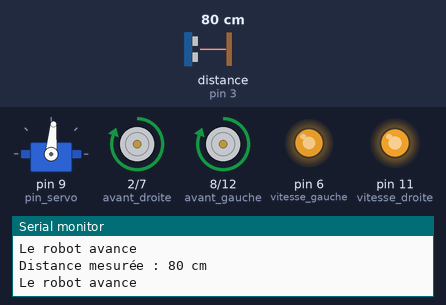
Bench run of a sketch on a simulated Arduino Uno, built with avr-gcc and run on an emulated ATmega328P. Shown: servo, motor-driver pin pairs drawn as motors (green arrow = first pin HIGH = forward, orange = second pin HIGH = backward, longer = more drive), output pins drawn as LEDs (lit = HIGH), the last lines printed to the serial monitor. The test bench sets the inputs (shaded band); at power-on: distance to the obstacle (sensor on pin 3) 80 cm. The echo pulse lasts 58.3 µs per cm.

Above: at 2.2 s.
2.3 s: distance to the obstacle (sensor on pin 3) set to 23 cm
3.8 s: distance to the obstacle (sensor on pin 3) set to 18 cm
At 4.8 s:
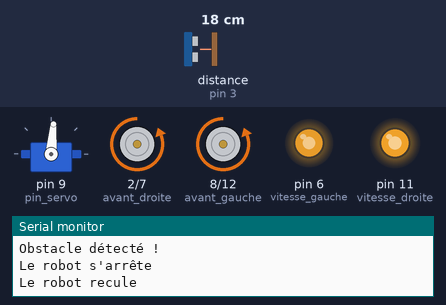
At 5.8 s:
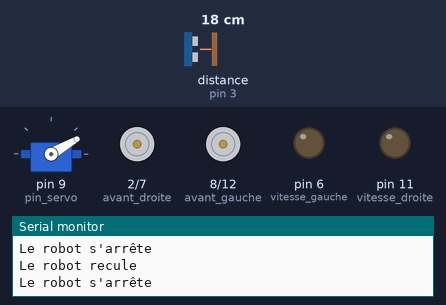
6.8 s: distance to the obstacle (sensor on pin 3) set to 15 cm
At 8.5 s:
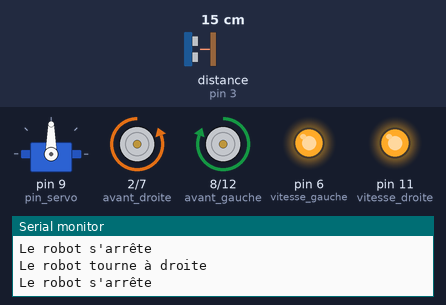
Timing chart, 0 to 18.8 s (numbered marks = the images above; inputs shaded):
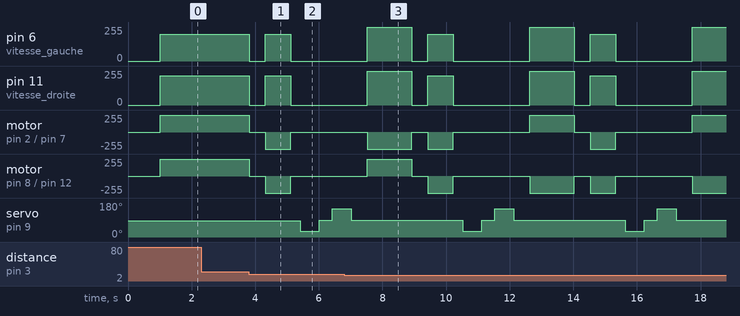

Measured:
- the behaviour switches between 21 and 20 cm on distance to the obstacle (sensor on pin 3) (found by bisection; images 0 and 1)
- the behaviour switches between 18 and 17 cm on distance to the obstacle (sensor on pin 3) (found by bisection; images 2 and 3)
- after the input at 3.8 s, pin 6 (vitesse_gauche): 200/255 → 0/255 at once, → 200/255 0.50 s later, → 0/255 0.80 s later; pin 11 (vitesse_droite): 220/255 → 0/255 at once, → 220/255 0.50 s later, → 0/255 0.80 s later

The sketch:

robot.ino
```cpp
// Robot éviteur d'obstacles pour Arduino Uno
// Compatible avec shield moteur L298N ou similaire

#include <Ultrasonic.h>
#include <Servo.h>
// Définition des pins moteurs
#define vitesse_gauche 6    // Pin PWM pour vitesse moteur gauche
#define avant_gauche 8      // Pin direction avant moteur gauche
#define arriere_gauche 12   // Pin direction arrière moteur gauche (corrigé)
#define vitesse_droite 11   // Pin PWM pour vitesse moteur droite
#define avant_droite 2      // Pin direction avant moteur droite
#define arriere_droite 7    // Pin direction arrière moteur droite (corrigé)

// Définition des pins capteur ultrason
#define pin_trig 4          // Pin trigger du capteur HC-SR04
#define pin_echo 3          // Pin echo du capteur HC-SR04

// Définition du pin servo moteur
#define pin_servo 9         // Pin PWM pour le servo moteur

Servo moteur;
// Initialisation du capteur ultrason
Ultrasonic ultrasonic(pin_trig, pin_echo);

// Variables globales
int vitesse = 200;          // Vitesse des moteurs (0-255 pour Arduino Uno)
int vitesse_gauche_val = 200;  // Vitesse spécifique moteur gauche
int vitesse_droite_val = 220;  // Vitesse compensée moteur droit (+20 pour compenser)
int vitesse_rotation = 255;    // Vitesse maximale pour les rotations

void setup() {
  // Configuration des pins moteurs en sortie
  pinMode(vitesse_gauche, OUTPUT);
  pinMode(avant_gauche, OUTPUT);
  pinMode(avant_droite, OUTPUT);
  pinMode(arriere_gauche, OUTPUT);
  pinMode(arriere_droite, OUTPUT);
  pinMode(vitesse_droite, OUTPUT);

  moteur.attach(pin_servo);
  moteur.write(85); // Position centrale (regarder devant)

  // Initialisation de la communication série
  Serial.begin(9600);
  Serial.println("Robot éviteur d'obstacles démarré !");

  // Petit délai de démarrage
  delay(1000);
}

void avancer() {
  Serial.println("Le robot avance");

  // Moteur gauche en avant
  digitalWrite(avant_gauche, HIGH);
  digitalWrite(arriere_gauche, LOW);
  analogWrite(vitesse_gauche, vitesse_gauche_val);

  // Moteur droite en avant (vitesse compensée)
  digitalWrite(avant_droite, HIGH);
  digitalWrite(arriere_droite, LOW);
  analogWrite(vitesse_droite, vitesse_droite_val);
}

void reculer() {
  Serial.println("Le robot recule");

  // Moteur gauche en arrière
  digitalWrite(avant_gauche, LOW);
  digitalWrite(arriere_gauche, HIGH);
  analogWrite(vitesse_gauche, vitesse_gauche_val);

  // Moteur droite en arrière (vitesse compensée)
  digitalWrite(avant_droite, LOW);
  digitalWrite(arriere_droite, HIGH);
  analogWrite(vitesse_droite, vitesse_droite_val);
}

void arreter() {
  Serial.println("Le robot s'arrête");

  // Arrêt des moteurs
  analogWrite(vitesse_gauche, 0);
  analogWrite(vitesse_droite, 0);

  // Mise à LOW de tous les pins de direction
  digitalWrite(avant_gauche, LOW);
  digitalWrite(arriere_gauche, LOW);
  digitalWrite(avant_droite, LOW);
  digitalWrite(arriere_droite, LOW);
}

void tourner_a_droite() {
  Serial.println("Le robot tourne à droite");

  // Arrêt complet avant rotation
  arreter();
  delay(100);

  // Moteur gauche en avant (vitesse maximale)
  digitalWrite(avant_gauche, HIGH);
  digitalWrite(arriere_gauche, LOW);
  analogWrite(vitesse_gauche, vitesse_rotation);

  // Moteur droite en arrière (vitesse maximale)
  digitalWrite(avant_droite, LOW);
  digitalWrite(arriere_droite, HIGH);
  analogWrite(vitesse_droite, vitesse_rotation);
}

void tourner_a_gauche() {
  Serial.println("Le robot tourne à gauche");

  // Arrêt complet avant rotation
  arreter();
  delay(100);

  // Moteur gauche en arrière (vitesse maximale)
  digitalWrite(avant_gauche, LOW);
  digitalWrite(arriere_gauche, HIGH);
  analogWrite(vitesse_gauche, vitesse_rotation);

  // Moteur droite en avant (vitesse maximale)
  digitalWrite(avant_droite, HIGH);
  digitalWrite(arriere_droite, LOW);
  analogWrite(vitesse_droite, vitesse_rotation);
}

// ----------- FONCTIONS SERVO -----------
long regarder_a_droite() {
  moteur.write(30); // Tourner le servo à droite (30° au lieu de 0°)
  delay(600); // Délai pour stabilisation
  long distance = ultrasonic.read();
  moteur.write(90); // Ramener le servo au centre (90° au lieu de 85°)
  delay(400);
  return distance;
}

long regarder_a_gauche() {
  moteur.write(150); // Tourner le servo à gauche
  delay(600); // Délai pour stabilisation
  long distance =ultrasonic.read() ;
  moteur.write(90); // Ramener le servo au centre (90° au lieu de 85°)
  delay(400);
  return distance;
}

void loop() {
  // Mesure de la distance avec la librairie Ultrasonic
  long distance = ultrasonic.read();

  // Affichage de la distance mesurée
  Serial.print("Distance mesurée : ");
  Serial.print(distance);
  Serial.println(" cm");

  // Logique d'évitement d'obstacles
  if (distance > 20) {
    // Chemin libre - avancer
    avancer();
  }
  else {
    // Obstacle détecté
    Serial.println("Obstacle détecté !");

    // Arrêt
    arreter();
    delay(500);

    // Reculer un peu
    reculer();
    delay(800);

    // Arrêt
    arreter();
    delay(300);

    // Tourner dans une direction aléatoire
    long distance_droite=regarder_a_droite();
    long distance_gauche= regarder_a_gauche();
    if (distance_droite >20 && distance_gauche>20) {
      if (distance_droite>distance_gauche){
        tourner_a_droite();
        delay(700);
      }
      else{
        tourner_a_gauche();
        delay(700);
      }
    } else {
      // faire demi tour
      if (distance_droite>distance_gauche){
        // faire demi tour a droite
        tourner_a_droite();
        delay(1300);
      }
      else{
        // faire demi tour a gauche
        tourner_a_gauche();
        delay(1300);
      }

    }
  }

  // Petit délai pour stabiliser les lectures
  delay(100);
}
```
